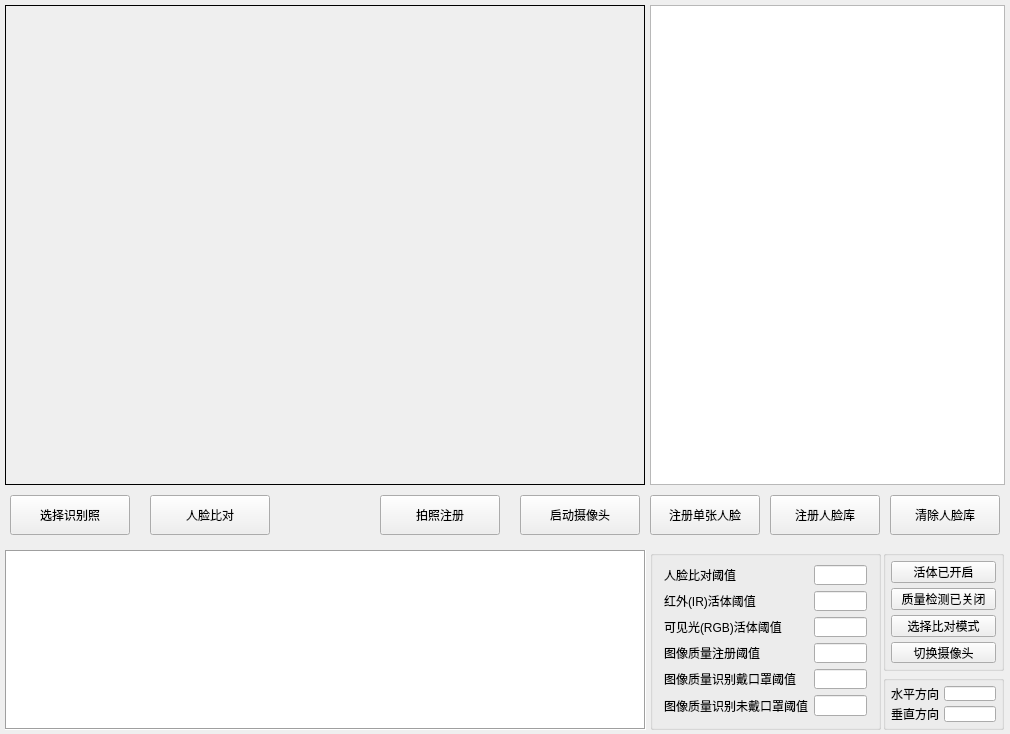
<?xml version="1.0" encoding="UTF-8"?>
<ui version="4.0">
 <class>ArcFaceDetectionClass</class>
 <widget class="QMainWindow" name="ArcFaceDetectionClass">
  <property name="geometry">
   <rect>
    <x>0</x>
    <y>0</y>
    <width>1010</width>
    <height>734</height>
   </rect>
  </property>
  <property name="font">
   <font>
    <weight>50</weight>
    <bold>false</bold>
   </font>
  </property>
  <property name="windowTitle">
   <string>ArcFaceDemo 4.0</string>
  </property>
  <widget class="QWidget" name="centralWidget">
   <widget class="QLabel" name="labelPreview">
    <property name="enabled">
     <bool>true</bool>
    </property>
    <property name="geometry">
     <rect>
      <x>5</x>
      <y>5</y>
      <width>640</width>
      <height>480</height>
     </rect>
    </property>
    <property name="frameShape">
     <enum>QFrame::Box</enum>
    </property>
    <property name="lineWidth">
     <number>1</number>
    </property>
    <property name="midLineWidth">
     <number>0</number>
    </property>
    <property name="text">
     <string/>
    </property>
   </widget>
   <widget class="QPushButton" name="btnOperationCamera">
    <property name="geometry">
     <rect>
      <x>520</x>
      <y>495</y>
      <width>120</width>
      <height>40</height>
     </rect>
    </property>
    <property name="text">
     <string>启动摄像头</string>
    </property>
   </widget>
   <widget class="QListWidget" name="registerListWidget">
    <property name="geometry">
     <rect>
      <x>650</x>
      <y>5</y>
      <width>355</width>
      <height>480</height>
     </rect>
    </property>
    <property name="lineWidth">
     <number>1</number>
    </property>
   </widget>
   <widget class="QPushButton" name="btnRegister">
    <property name="geometry">
     <rect>
      <x>770</x>
      <y>495</y>
      <width>110</width>
      <height>40</height>
     </rect>
    </property>
    <property name="text">
     <string>注册人脸库</string>
    </property>
   </widget>
   <widget class="QPushButton" name="btnSelectImage">
    <property name="geometry">
     <rect>
      <x>10</x>
      <y>495</y>
      <width>120</width>
      <height>40</height>
     </rect>
    </property>
    <property name="text">
     <string>选择识别照</string>
    </property>
   </widget>
   <widget class="QTextEdit" name="editOutLog">
    <property name="geometry">
     <rect>
      <x>5</x>
      <y>550</y>
      <width>641</width>
      <height>180</height>
     </rect>
    </property>
    <property name="frameShape">
     <enum>QFrame::Box</enum>
    </property>
    <property name="lineWidth">
     <number>1</number>
    </property>
    <property name="lineWrapColumnOrWidth">
     <number>0</number>
    </property>
    <property name="cursorWidth">
     <number>2</number>
    </property>
   </widget>
   <widget class="QPushButton" name="btnClear">
    <property name="geometry">
     <rect>
      <x>890</x>
      <y>495</y>
      <width>110</width>
      <height>40</height>
     </rect>
    </property>
    <property name="text">
     <string>清除人脸库</string>
    </property>
   </widget>
   <widget class="QPushButton" name="btnFaceCompare">
    <property name="geometry">
     <rect>
      <x>150</x>
      <y>495</y>
      <width>120</width>
      <height>40</height>
     </rect>
    </property>
    <property name="text">
     <string>人脸比对</string>
    </property>
   </widget>
   <widget class="QPushButton" name="btnOneRegister">
    <property name="geometry">
     <rect>
      <x>650</x>
      <y>495</y>
      <width>110</width>
      <height>40</height>
     </rect>
    </property>
    <property name="text">
     <string>注册单张人脸</string>
    </property>
   </widget>
   <widget class="QGroupBox" name="groupBox">
    <property name="geometry">
     <rect>
      <x>650</x>
      <y>550</y>
      <width>231</width>
      <height>180</height>
     </rect>
    </property>
    <property name="layoutDirection">
     <enum>Qt::LeftToRight</enum>
    </property>
    <property name="title">
     <string/>
    </property>
    <property name="alignment">
     <set>Qt::AlignRight|Qt::AlignTrailing|Qt::AlignVCenter</set>
    </property>
    <layout class="QFormLayout" name="formLayout">
     <property name="topMargin">
      <number>9</number>
     </property>
     <item row="0" column="0">
      <widget class="QLabel" name="label">
       <property name="text">
        <string>人脸比对阈值</string>
       </property>
      </widget>
     </item>
     <item row="0" column="1">
      <widget class="QLineEdit" name="compareThreshold"/>
     </item>
     <item row="1" column="0">
      <widget class="QLabel" name="label_5">
       <property name="text">
        <string>红外(IR)活体阈值</string>
       </property>
      </widget>
     </item>
     <item row="1" column="1">
      <widget class="QLineEdit" name="irLiveThreshold"/>
     </item>
     <item row="2" column="0">
      <widget class="QLabel" name="label_6">
       <property name="text">
        <string>可见光(RGB)活体阈值</string>
       </property>
      </widget>
     </item>
     <item row="2" column="1">
      <widget class="QLineEdit" name="rgbLiveThreshold"/>
     </item>
     <item row="3" column="0">
      <widget class="QLabel" name="label_2">
       <property name="text">
        <string>图像质量注册阈值</string>
       </property>
      </widget>
     </item>
     <item row="3" column="1">
      <widget class="QLineEdit" name="fqRegisterThreshold"/>
     </item>
     <item row="4" column="0">
      <widget class="QLabel" name="label_3">
       <property name="text">
        <string>图像质量识别戴口罩阈值</string>
       </property>
      </widget>
     </item>
     <item row="4" column="1">
      <widget class="QLineEdit" name="fqRecognitionNoMaskThreshold"/>
     </item>
     <item row="5" column="0">
      <widget class="QLabel" name="label_4">
       <property name="text">
        <string>图像质量识别未戴口罩阈值</string>
       </property>
      </widget>
     </item>
     <item row="5" column="1">
      <widget class="QLineEdit" name="fqRecognitionMaskThreshold"/>
     </item>
    </layout>
   </widget>
   <widget class="QGroupBox" name="groupBox_2">
    <property name="geometry">
     <rect>
      <x>883</x>
      <y>550</y>
      <width>121</width>
      <height>121</height>
     </rect>
    </property>
    <property name="title">
     <string/>
    </property>
    <layout class="QVBoxLayout" name="verticalLayout">
     <property name="spacing">
      <number>5</number>
     </property>
     <property name="leftMargin">
      <number>5</number>
     </property>
     <property name="topMargin">
      <number>5</number>
     </property>
     <property name="rightMargin">
      <number>5</number>
     </property>
     <property name="bottomMargin">
      <number>5</number>
     </property>
     <item>
      <widget class="QPushButton" name="btnControlLiveness">
       <property name="text">
        <string>活体已开启</string>
       </property>
      </widget>
     </item>
     <item>
      <widget class="QPushButton" name="btnControlImageQuality">
       <property name="text">
        <string>质量检测已关闭</string>
       </property>
      </widget>
     </item>
     <item>
      <widget class="QPushButton" name="btnCompareModel">
       <property name="text">
        <string>选择比对模式</string>
       </property>
      </widget>
     </item>
     <item>
      <widget class="QPushButton" name="btnSwitchCamera">
       <property name="text">
        <string>切换摄像头</string>
       </property>
      </widget>
     </item>
    </layout>
   </widget>
   <widget class="QGroupBox" name="groupBox_3">
    <property name="geometry">
     <rect>
      <x>883</x>
      <y>675</y>
      <width>121</width>
      <height>55</height>
     </rect>
    </property>
    <property name="title">
     <string/>
    </property>
    <property name="alignment">
     <set>Qt::AlignRight|Qt::AlignTrailing|Qt::AlignVCenter</set>
    </property>
    <layout class="QFormLayout" name="formLayout_2">
     <property name="horizontalSpacing">
      <number>5</number>
     </property>
     <property name="verticalSpacing">
      <number>5</number>
     </property>
     <property name="leftMargin">
      <number>5</number>
     </property>
     <property name="topMargin">
      <number>5</number>
     </property>
     <property name="rightMargin">
      <number>5</number>
     </property>
     <property name="bottomMargin">
      <number>5</number>
     </property>
     <item row="0" column="0">
      <widget class="QLabel" name="label_7">
       <property name="text">
        <string>水平方向</string>
       </property>
      </widget>
     </item>
     <item row="0" column="1">
      <widget class="QLineEdit" name="cameraHorizontalAlignment"/>
     </item>
     <item row="1" column="0">
      <widget class="QLabel" name="label_8">
       <property name="text">
        <string>垂直方向</string>
       </property>
      </widget>
     </item>
     <item row="1" column="1">
      <widget class="QLineEdit" name="cameraVerticalAlignment"/>
     </item>
    </layout>
   </widget>
   <widget class="QPushButton" name="btnCameraRegister">
    <property name="geometry">
     <rect>
      <x>380</x>
      <y>495</y>
      <width>120</width>
      <height>40</height>
     </rect>
    </property>
    <property name="text">
     <string>拍照注册</string>
    </property>
   </widget>
   <zorder>groupBox_3</zorder>
   <zorder>groupBox</zorder>
   <zorder>labelPreview</zorder>
   <zorder>btnOperationCamera</zorder>
   <zorder>registerListWidget</zorder>
   <zorder>btnRegister</zorder>
   <zorder>btnSelectImage</zorder>
   <zorder>editOutLog</zorder>
   <zorder>btnClear</zorder>
   <zorder>btnFaceCompare</zorder>
   <zorder>btnOneRegister</zorder>
   <zorder>groupBox_2</zorder>
   <zorder>btnCameraRegister</zorder>
  </widget>
  <action name="actionjihuo">
   <property name="text">
    <string>激活</string>
   </property>
  </action>
  <action name="actionpeizhi">
   <property name="text">
    <string>peizhi</string>
   </property>
  </action>
 </widget>
 <layoutdefault spacing="6" margin="11"/>
 <resources/>
 <connections/>
</ui>
